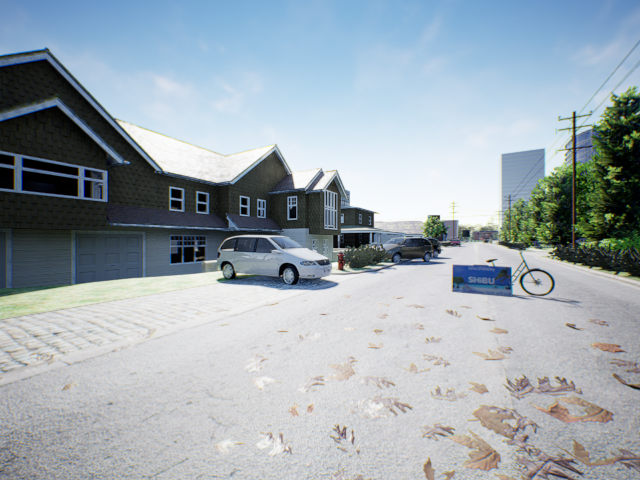
//> input picture test/fov100_theta30_left.png, 640 x 480 px
$ ./test_virtual_cam2   (built with g++ and OpenCV 4)
//> lines starting //> are read from the running program, lines starting //| are printed output that depends on the picture
#include <iostream>
#include <opencv2/opencv.hpp>

using namespace std;
using namespace cv;


// 定义生成绕 y 轴旋转的矩阵函数
Mat getRotationMatrixY(double theta) {
    double cosTheta = cos(theta);
    double sinTheta = sin(theta);

    Mat R = (Mat_<double>(3, 3) << cosTheta, 0, sinTheta,
            0,       1, 0,
            -sinTheta, 0, cosTheta);
    return R;
}

// 计算3D点在真实相机图像上的像素坐标
Point2d projectToRealCamera(const Point3d& point3D, const Mat& realCameraK) {
    Mat point3DHomogeneous = (Mat_<double>(3, 1) << point3D.x, point3D.y, point3D.z);
    Mat pixel = realCameraK * point3DHomogeneous;
    return Point2d(pixel.at<double>(0, 0) / pixel.at<double>(2, 0),
                   pixel.at<double>(1, 0) / pixel.at<double>(2, 0));
}

// 反投影虚拟相机像素到归一化平面并转换为真实相机上的像素
Mat generateVirtualImage(const Mat& realImage, int virtualImageWidth, int virtualImageHeight, const Mat& R, const Mat& virtualCameraK, const Mat& realCameraK, const Mat& T) {
    //输出传入的参数
    std::cout<<"realImage:"<<realImage.size()<<std::endl;
    std::cout<<"virtualImageWidth:"<<virtualImageWidth<<std::endl;
    std::cout<<"virtualImageHeight:"<<virtualImageHeight<<std::endl;
    std::cout<<"R:"<<R<<std::endl;
    std::cout<<"virtualCameraK:"<<virtualCameraK<<std::endl;
    std::cout<<"realCameraK:"<<realCameraK<<std::endl;
    std::cout<<"T:"<<T<<std::endl;

    Mat virtualImage = Mat::zeros(virtualImageHeight, virtualImageWidth, realImage.type());

    int count_=0;
    for (int v_y = 0; v_y < virtualImageHeight; ++v_y) {
        for (int v_x = 0; v_x < virtualImageWidth; ++v_x) {
            if(count_ > 148390){
                cout<<"ok"<<endl;
            }

            // 虚拟相机的像素坐标归一化
            Point3d point3D((v_x - virtualCameraK.at<double>(0, 2)) / virtualCameraK.at<double>(0, 0),
                            (v_y - virtualCameraK.at<double>(1, 2)) / virtualCameraK.at<double>(1, 1),
                            1.0);
            cout<<"point3D:"<<point3D<<endl;

            // 转换到真实相机的坐标系
//            Mat point3DReal = R.t() * (Mat(point3D) - T);//R 左双目到左目
            Mat point3DReal = R * (Mat(point3D) - T);//R 左双目到左目
            cout<<"point3DReal:"<<point3DReal<<endl;

            // 投影到真实相机的像素坐标
            Point2d realPixel = projectToRealCamera(Point3d(point3DReal), realCameraK);
            cout<<"realPixel:"<<realPixel<<endl;

            // 检查坐标是否在真实图像范围内
            if (realPixel.x >= 0 && realPixel.x < realImage.cols &&
                realPixel.y >= 0 && realPixel.y < realImage.rows) {
                virtualImage.at<Vec3b>(v_y, v_x) = realImage.at<Vec3b>(realPixel);
            }
            count_++;
            std::cout<<"count = "<<count_<<std::endl;
        }
    }
    return virtualImage;
}

int main() {
    // 加载真实相机图像
    Mat realImage1 = imread("/home/hl/project/ov2_diverg_ws/src/ov2slam/test/fov100_theta30_left.png");
//> realImage1 is the input picture: 480 rows x 640 cols, CV_8UC3; mean B, G, R 175.8, 168.2, 156.9
    Mat realImage2 = imread("/home/hl/project/ov2_diverg_ws/src/ov2slam/test/fov100_theta30_right.png");
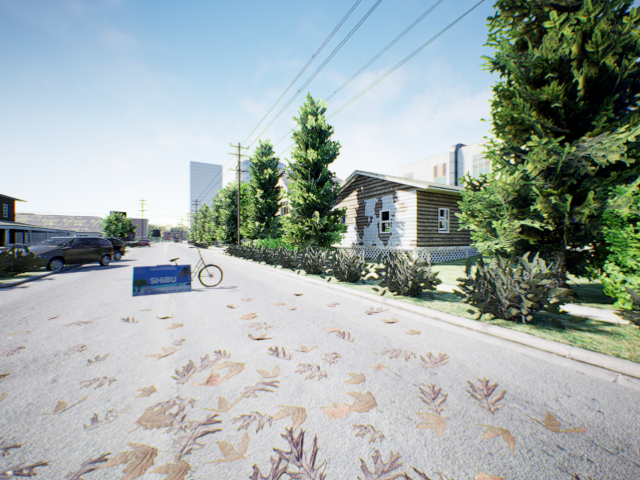
//> input picture test/fov100_theta30_right.png, 640 x 480 px
//> realImage2 is the input picture: 480 rows x 640 cols, CV_8UC3; mean B, G, R 168.9, 171.1, 160.2

    int virtualImageWidth0 = 640;
    int virtualImageHeight0 = 480;
    double theta = 30.0; // 偏转角度
    double fov = 100;//看导出的仿真数据集设置的参数，其实不是正好100度，有点误差的。因此后面的计算也有点误差

    float fov_rad = fov * CV_PI / 180.0;
//    float fx = virtualImageWidth0/2/tan(fov_rad/2);
    float fx =  266.666667;
    float fy =  266.666667;
    //单双目区大小
    float angle_s = 2*(fov/2-theta);
    float angle_m = fov-angle_s;
    float angle_s_rad = angle_s * CV_PI / 180.0;
    float angle_m_rad = angle_m * CV_PI / 180.0;
    // 定义虚拟相机图像的尺寸
    int virtualImageWidth_s = int(virtualImageWidth0*tan(angle_s_rad/2)/tan(fov_rad/2));//不是640/2，而是保证fov从100变成40求出的大小：640*tan(40/2)/tan(100/2)
//    int virtualImageWidth_s = 195;//不是640/2，而是保证fov从100变成40求出的大小：640*tan(40/2)/tan(100/2)
    int virtualImageHeight_s = 480;
    int virtualImageWidth_m = int(virtualImageWidth0*tan(angle_m_rad/2)/tan(fov_rad/2));//不是640/2，而是保证fov从100变成60求出的大小：640*tan(60/2)/tan(100/2)
//    int virtualImageWidth_m = 310;//不是640/2，而是保证fov从100变成60求出的大小：640*tan(60/2)/tan(100/2)
    int virtualImageHeight_m = 480;

    // 定义相机内参和外参
    Mat realCameraK = (Mat_<double>(3, 3) << fx, 0, virtualImageWidth0/2,
            0, fy, virtualImageHeight0/2,
            0, 0, 1);
    Mat virtualCameraK_s = (Mat_<double>(3, 3) << fx, 0, virtualImageWidth_s/2,
            0, fy, virtualImageHeight_s/2,
            0, 0, 1);
    Mat virtualCameraK_m = (Mat_<double>(3, 3) << fx, 0, virtualImageWidth_m/2,
            0, fy, virtualImageHeight_m/2,
            0, 0, 1);
    Mat T = (Mat_<double>(3, 1) << 0, 0, 0);   // 真实相机到虚拟相机的平移向量

    //朝向(分别相对于真实左目和真实右目)
    double theta_s = theta * CV_PI / 180.0;//大小绝对值,转换为弧度
//    double theta_m = (angle_m/2-fov/2+angle_s) * CV_PI / 180.0;//不是最简式 但是懒得化简了
    double theta_m = (fov/2-theta) * CV_PI / 180.0;//最简式
// [4 lines of commented-out code are left out]
    Mat R_sl = getRotationMatrixY(theta_s);//负 向右转
    Mat R_sr = getRotationMatrixY(-1*theta_s);
    Mat R_ml = getRotationMatrixY(-1*theta_m);
    Mat R_mr = getRotationMatrixY(theta_m);

    // 生成虚拟相机图像
    Mat virtualImage_ml = generateVirtualImage(realImage1, virtualImageWidth_m, virtualImageHeight_m, R_ml, virtualCameraK_m, realCameraK, T);
//| realImage:[640 x 480]
//> the loop in generateVirtualImage, `for (int v_y = 0; v_y < virtualImageHeight; ++v_y)` made 480 passes
//> count_ on passes 1 to 3: 310, 620, 930
//> after the loop in generateVirtualImage, `for (int v_y = 0; v_y < virtualImageHeight; ++v_y)`:
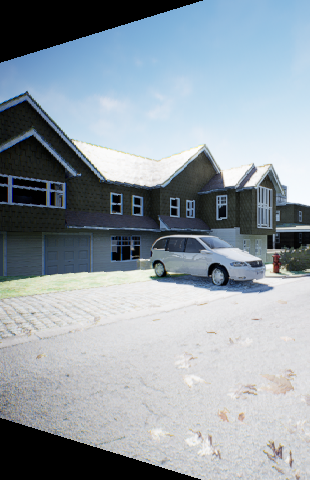
//> virtualImage: 480 rows x 310 cols, CV_8UC3; mean B, G, R 165.2, 157, 146.6
//> after the loop in generateVirtualImage, `for (int v_y = 0; v_y < virtualImageHeight; ++v_y)`: count_ = 148800
    Mat virtualImage_sl = generateVirtualImage(realImage1, virtualImageWidth_s, virtualImageHeight_s, R_sl, virtualCameraK_s, realCameraK, T);
//> call 2 of generateVirtualImage, with virtualImageWidth = 195, virtualImageHeight = 480
//| realImage:[640 x 480]
//> the loop in generateVirtualImage (call 2), `for (int v_y = 0; v_y < virtualImageHeight; ++v_y)` made 480 passes
//> count_ on passes 1 to 3: 195, 390, 585
//> after the loop in generateVirtualImage (call 2), `for (int v_y = 0; v_y < virtualImageHeight; ++v_y)`:
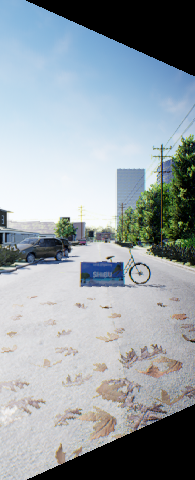
//> virtualImage: 480 rows x 195 cols, CV_8UC3; mean B, G, R 166.1, 159.9, 150.3
//> after the loop in generateVirtualImage (call 2), `for (int v_y = 0; v_y < virtualImageHeight; ++v_y)`: count_ = 93600
    Mat virtualImage_sr = generateVirtualImage(realImage2, virtualImageWidth_s, virtualImageHeight_s, R_sr, virtualCameraK_s, realCameraK, T);
//> call 3 of generateVirtualImage, with virtualImageWidth = 195, virtualImageHeight = 480
//| realImage:[640 x 480]
//> the loop in generateVirtualImage (call 3), `for (int v_y = 0; v_y < virtualImageHeight; ++v_y)` made 480 passes
//> after the loop in generateVirtualImage (call 3), `for (int v_y = 0; v_y < virtualImageHeight; ++v_y)`:
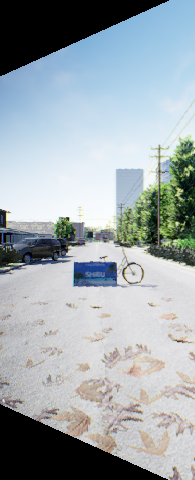
//> virtualImage: 480 rows x 195 cols, CV_8UC3; mean B, G, R 171.7, 167.1, 157.7
    Mat virtualImage_mr = generateVirtualImage(realImage2, virtualImageWidth_m, virtualImageHeight_m, R_mr, virtualCameraK_m, realCameraK, T);
//> call 4 of generateVirtualImage, with virtualImageWidth = 310, virtualImageHeight = 480
//| realImage:[640 x 480]
//> the loop in generateVirtualImage (call 4), `for (int v_y = 0; v_y < virtualImageHeight; ++v_y)` made 480 passes
//> after the loop in generateVirtualImage (call 4), `for (int v_y = 0; v_y < virtualImageHeight; ++v_y)`:
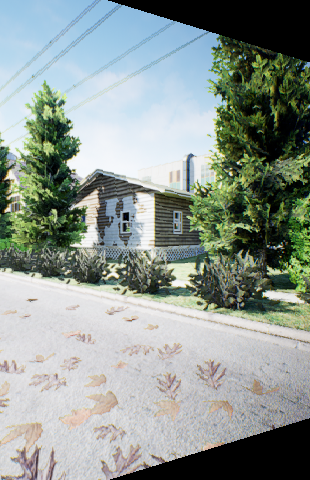
//> virtualImage: 480 rows x 310 cols, CV_8UC3; mean B, G, R 145.8, 151.7, 141.8
//> after the loop in generateVirtualImage (call 4), `for (int v_y = 0; v_y < virtualImageHeight; ++v_y)`: count_ = 148800

    // [8 lines of commented-out code are left out]

    cv::Mat leftRightConcat;
    cv::hconcat(realImage1, realImage2, leftRightConcat);// 左右拼接 iml 和 imr
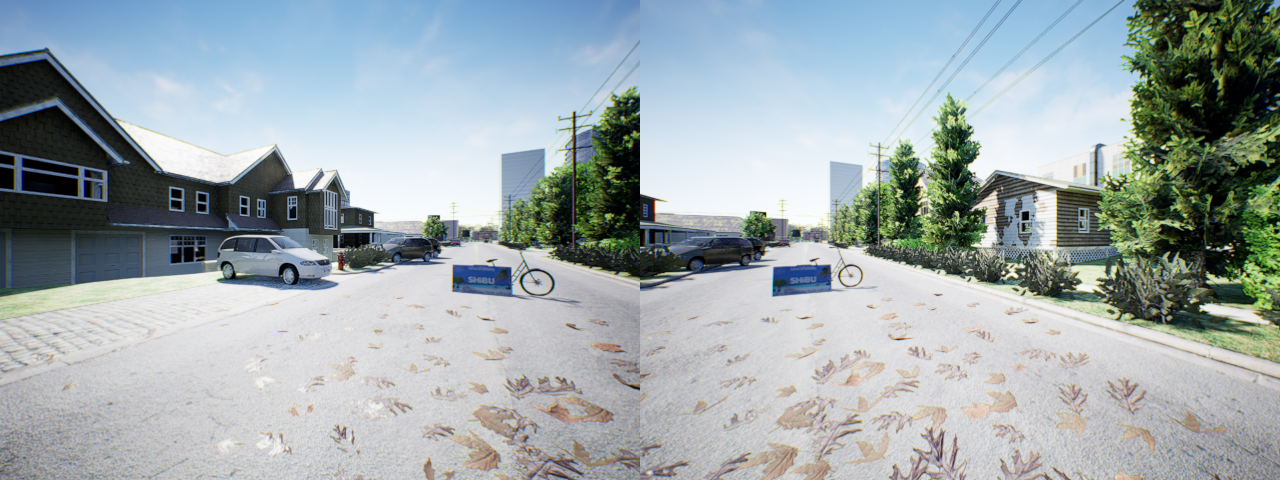
//> leftRightConcat: 480 rows x 1280 cols, CV_8UC3; mean B, G, R 172.4, 169.6, 158.6

    std::vector<cv::Mat> imagesToConcat = {virtualImage_ml, virtualImage_sl, virtualImage_sr, virtualImage_mr};
    cv::Mat multiConcat;
    cv::hconcat(imagesToConcat, multiConcat);// 依次拼接 iml_m, iml_s, imr_s, imr_m
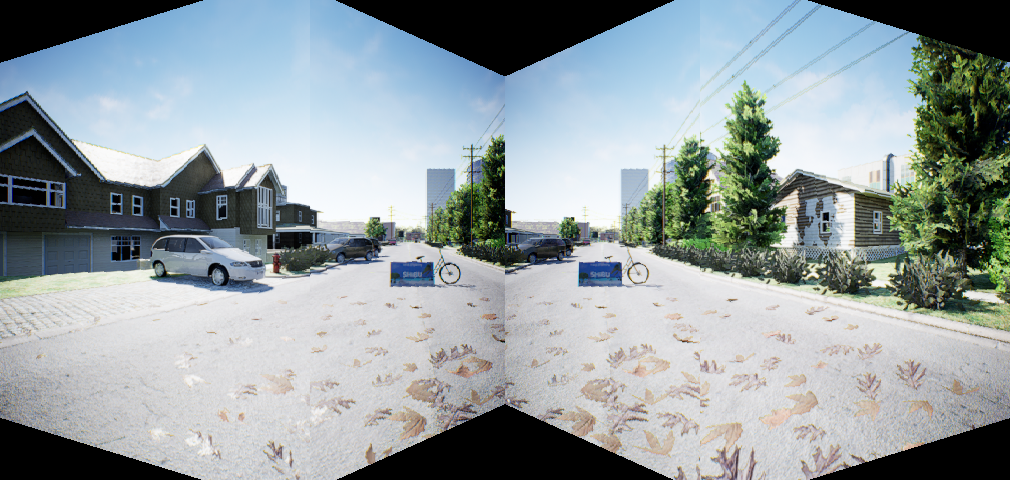
//> multiConcat: 480 rows x 1010 cols, CV_8UC3; mean B, G, R 160.7, 157.9, 148

    // 可视化拼接结果
    cv::imshow("Left-Right Concat", leftRightConcat);
    cv::imshow("Multi Concat", multiConcat);
    cv::waitKey(0);
    return 0;
}
//测试 一定发散角度下的双目相机图像 拆分成4个虚拟相机
